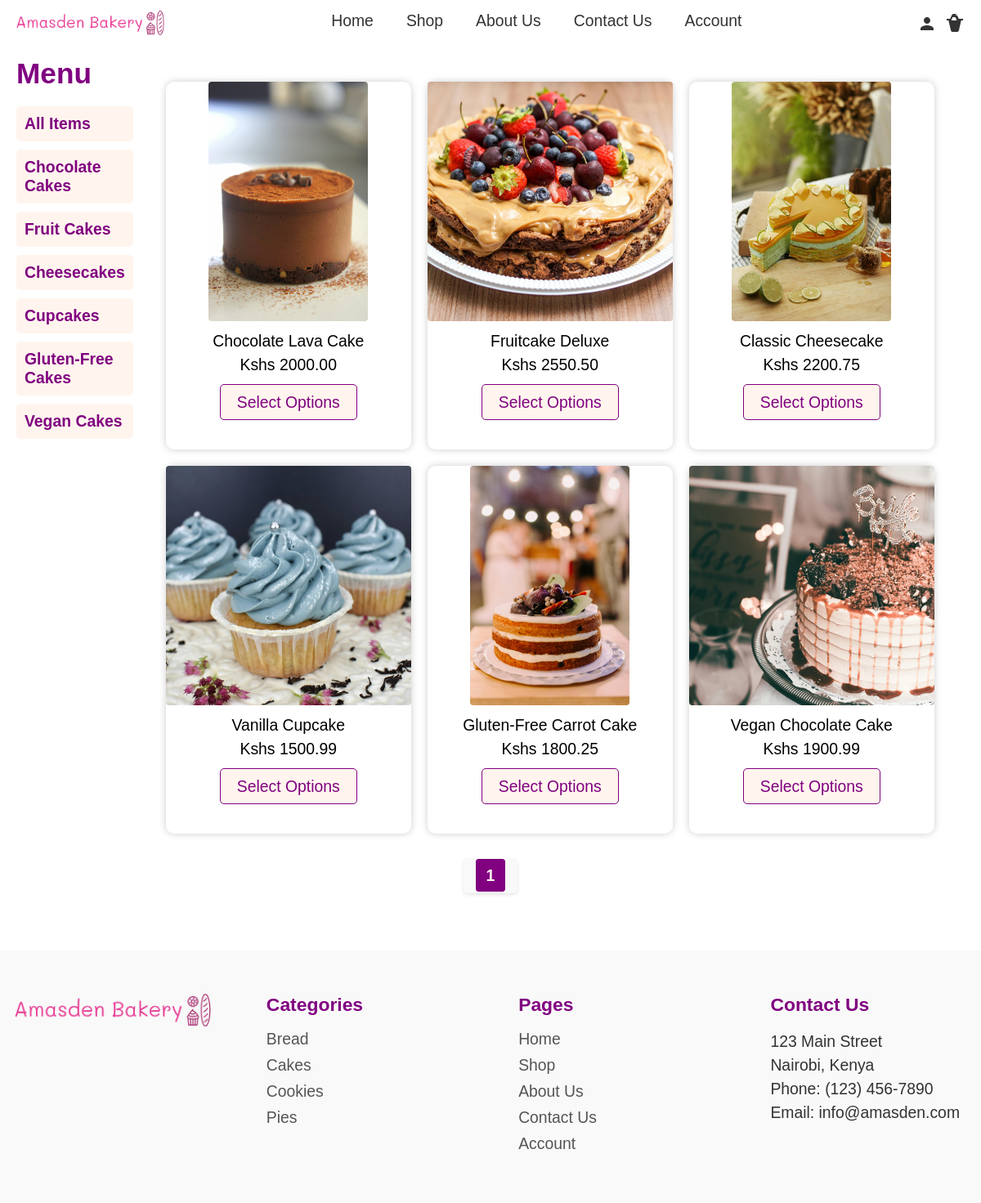
Screenshot of /products/ with the database file from the repository.
### bakery/models.py (models this page shows, shortened)
class Category(models.Model):
    name = models.CharField(max_length=100, default='none')
    slug = models.SlugField(unique=True, blank=True)

class BakeryItem(models.Model):
    name = models.CharField(max_length=100, unique=True)
    description = models.TextField()
    price = models.DecimalField(max_digits=6, decimal_places=2)
    image = models.ImageField(upload_to='bakery_images/')
    available = models.BooleanField(default=True)
    slug = models.SlugField(unique=True, blank=True)
    category = models.ForeignKey(Category, on_delete=models.CASCADE, related_name='items', null=True, blank=True)
    ingredients = models.TextField(blank=True)
    sales = models.IntegerField(default=0)
    def get_price_with_currency(self):
        return f"Kshs {self.price:.2f}"

### bakery/views.py (the view)
# urls.py: path('products/', views.products, name='products'),
def products(request):
    categories = Category.objects.all()
    category_slug = request.GET.get('category')
    if category_slug:
        category = Category.objects.get(slug=category_slug)
        items = BakeryItem.objects.filter(category=category)
    else:
        items = BakeryItem.objects.all()
    paginator = Paginator(items, 10)  # Show 10 products per page
    page_number = request.GET.get('page')
    page_obj = paginator.get_page(page_number)
    context = {
        'categories': categories,
        'page_obj': page_obj,
    }
    return render(request, 'bakery/products.html', context)

### bakery/templates/bakery/products.html (shortened to what this page needs)
{% load static %}
{% include "bakery/header.html" %}
<div class="products-container">
  <aside class="products_aside">
    <nav>
      <h2>Menu</h2>
      <ul>
        <li>
          <a href="{% url 'products' %}">All Items</a>
        </li>
        {% for category in categories %}
        <li>
          <a href="?category={{ category.slug }}">{{ category.name }}</a>
        </li>
        {% endfor %}
      </ul>
    </nav>
  </aside>
  <div class="items-container2">
    {% for item in page_obj %}
    <div class="item">
      <div class="image-container">
        <img src="{{ item.image.url }}" alt="Image 1">
      </div>
      <div class="description">
        <p>{{ item.name }}</p>
        <p>{{ item.get_price_with_currency }}</p>
      </div>
      <div class="btnopt">
        <a href="{% url 'cake_template' slug=item.slug %}" class="btn1">Select Options</a>
      </div>
    </div>
    {% endfor %}
  </div>
</div>
<div class="pagination-container">
  <div class="pagination">
    {% for num in page_obj.paginator.page_range %}
      {% if page_obj.number == num %}
        <span class="current-page">{{ num }}</span>
      {% else %}
        <a href="?page={{ num }}{% if category_slug %}&category={{ category_slug }}{% endif %}">{{ num }}</a>
      {% endif %}
    {% endfor %}
  </div>
</div>
{% include "bakery/footer.html" %}

### bakery/templates/bakery/header.html (shortened to what this page needs)
{% load static %}
<!DOCTYPE html>
<html lang="en" dir="ltr">
  <head>
    <link rel="stylesheet" href="{% static 'css/master.css' %}">
    <link rel="stylesheet" href="{% static 'css/user_dashboard.css' %}">
    <link rel="stylesheet" href="{% static 'css/admin_dashboard.css' %}">
    <link rel="stylesheet" href="{% static 'css/cart.css' %}">
  </head>
  <body>
    <nav class="navbar">
      <div class="navbar-brand">
        <a href="{% url 'home' %}"><img src="{% static 'images/logo.png' %}" alt="Logo"></a>
      </div>
      <div class="collapse navbar-collapse" id="navbarNav">
        <ul class="navbar-nav">
          <li class="nav-item">
            <a class="nav-link" href="{% url 'home' %}">Home</a>
          </li>
          <li class="nav-item">
            <a class="nav-link" href="{% url 'products' %}">Shop</a>
          </li>
          <li class="nav-item">
            <a class="nav-link" href="{% url 'about' %}">About Us</a>
          </li>
          <li class="nav-item">
            <a class="nav-link" href="{% url 'contact' %}">Contact Us</a>
          </li>
          {% if user.is_authenticated %}
            <li class="nav-item">
              {% if user.is_superuser %}
                <a class="nav-link" href="{% url 'admin_dashboard:add_bakery_item' %}">Admin Dashboard</a>
              {% elif user.is_staff %}
                <a class="nav-link" href="{% url 'staff_dashboard:manage_orders' %}">Staff Dashboard</a>
              {% else %}
                <a class="nav-link" href="{% url 'user_dashboard:account_details' %}">Account</a>
              {% endif %}
            </li>
          {% else %}
            <li class="nav-item">
              <a class="nav-link" href="{% url 'login' %}">Account</a>
            </li>
          {% endif %}
        </ul>
      </div>
      <div class="navbar-icons">
        <a href="{% url 'login' %}">
          <svg xmlns="http://www.w3.org/2000/svg" width="24" height="24" viewBox="0 0 24 24">
            <path d="M12 13C14.21 13 16 11.21 16 9S14.21 5 12 5 8 6.79 8 9s1.79 4 4 4zM12 15C9.33 15 4 16.33 4 19v2h16v-2c0-2.67-5.33-4-8-4z" />
          </svg>
        </a>
        <a href="{% url 'cart:view_cart' %}">
        </a>
      </div>
    </nav>
  </body>
</html>

### bakery/templates/bakery/footer.html
{% load static %}
<footer>
  <div class="footer-column">
    <img src="{% static 'images/logo.png' %}" alt="Bakery Logo">
  </div>
  <div class="footer-column">
    <h3>Categories</h3>
    <ul>
      <li><a href="#">Bread</a></li>
      <li><a href="#">Cakes</a></li>
      <li><a href="#">Cookies</a></li>
      <li><a href="#">Pies</a></li>
    </ul>
  </div>
  <div class="footer-column">
    <h3>Pages</h3>
    <ul>
      <li>
        <a href="{% url 'home' %}">Home</a>
      </li>
      <li>
        <a href="{% url 'products' %}">Shop</a>
      </li>
      <li>
        <a href="{% url 'about' %}">About Us</a>
      </li>
      <li>
        <a href="{% url 'contact' %}">Contact Us</a>
      </li>
      <li>
        <a href="{% url 'account' %}">Account</a>
      </li>
    </ul>
  </div>
  <div class="footer-column">
    <h3>Contact Us</h3>
    <p>123 Main Street<br>
    Nairobi, Kenya<br>
    Phone: (123) 456-7890<br>
    Email: info@amasden.com</p>
</footer>
  </body>
</html>

### bakery/static/css/master.css (style rules this page uses)
* { margin: 0; padding: 0; box-sizing: border-box; font-family: Arial, sans-serif; font-size: 1.1rem; }
body { margin-top: 50px; display: flex; flex-direction: column; align-items: center; justify-content: center; width: 100%; }
h2 { font-size: 2rem; color: purple; }
h3 { font-size: 1.3rem; color: purple; }
p { line-height: 1.5; }
.btn1 { border-radius: 5px; border: none; background-color: seashell; color: purple; padding: 10px 20px; cursor: pointer; transition: background-color 0.3s ease-in-out; border: solid 1px purple; text-decoration: none; }
.btnopt { margin-top: 20px; }
.navbar { display: flex; justify-content: space-between; align-items: center; background-color: #fff; padding: 30px 20px 20px 20px; position: fixed; top: 0; left: 0; width: 100%; height: 50px; z-index: 999; }
.navbar-brand { display: flex; align-items: center; }
.navbar-brand img { height: 30px; margin-right: auto; }
.navbar-nav { display: flex; list-style: none; align-items: center; margin-bottom: 10px; padding: 0; }
.nav-link { padding: 10px; font-weight: 500; color: #333; text-decoration: none; transition: color 0.2s ease-in-out, background-color 0.2s ease-in-out; }
.navbar-icons { display: flex; align-items: center; }
.navbar-icons svg { width: 24px; height: 24px; margin-left: 10px; fill: #333; }
.nav-item { padding: 10px; }
.item { background-color: white; box-shadow: 0px 0px 10px rgba(0, 0, 0, 0.2); border-radius: 10px; box-sizing: border-box; margin: 10px; padding: 0; min-width: 300px; max-width: 300px; height: 450px; display: flex; flex-direction: column; align-items: center; transition: transform 0.5s; }
.image-container { height: 65%; }
.item .image-container { margin-bottom: 10px; overflow: hidden; }
.item .image-container img { width: 100%; height: 100%; object-fit: cover; border-radius: 4px; }
.item .description { text-align: center; }
.description { text-align: center; }
footer { display: flex; flex-wrap: wrap; justify-content: space-between; background-color: #f9f9f9; padding: 2rem 0 ; font-family: Arial, sans-serif; color: #333; margin-top: 50px; z-index: 999; }
.footer-column { width: 20%; margin: 0 1rem; padding: 1rem 0; }
.footer-column h3 { margin-bottom: 1rem; }
.footer-column ul { list-style: none; padding: 0; margin: 0; }
.footer-column li { margin-bottom: 0.5rem; }
.footer-column li a { text-decoration: none; color: #555; padding: 0; transition: color 0.2s ease-in-out, background-color 0.2s ease-in-out, padding 0.2s ease-in-out; }
footer img { max-width: 100%; height: auto; }
.products-container { display: flex; flex-direction: row; width: 100%; justify-content: space-between; align-items: flex-start; }
.products_aside { position: relative; top: 0; width: 20%; padding: 20px; border-radius: 5px; margin-right: 10px; height: fit-content; }
.items-container2 { flex-grow: 1; margin-top: 20px; padding-top: 20px; display: flex; flex-wrap: wrap; }
.products_aside h2 { margin-bottom: 20px; }
.products_aside nav ul { list-style: none; margin: 0; padding: 0; }
.products_aside nav li { margin-bottom: 10px; }
.products_aside nav a { display: block; padding: 10px; background-color: seashell; color: purple; text-decoration: none; font-weight: bold; border-radius: 5px; }
.pagination-container { text-align: center; margin: 20px 0; }
.pagination { display: inline-block; padding: 10px; background-color: #f9f9f9; border-radius: 5px; box-shadow: 0 2px 4px rgba(0, 0, 0, 0.1); }
.pagination .current-page { font-weight: bold; margin: 0 5px; padding: 8px 12px; color: seashell; background-color: purple; border: 1px solid purple; border-radius: 4px; }

### rows the page displays
Category: name "Chocolate Cakes"
Category: name "Fruit Cakes"
Category: name "Cheesecakes"
Category: name "Cupcakes"
Category: name "Gluten-Free Cakes"
Category: name "Vegan Cakes"
BakeryItem: image (picture), name "Chocolate Lava Cake", get_price_with_currency "Kshs 2000.00"
BakeryItem: image (picture), name "Fruitcake Deluxe", get_price_with_currency "Kshs 2550.50"
BakeryItem: image (picture), name "Classic Cheesecake", get_price_with_currency "Kshs 2200.75"
BakeryItem: image (picture), name "Vanilla Cupcake", get_price_with_currency "Kshs 1500.99"
BakeryItem: image (picture), name "Gluten-Free Carrot Cake", get_price_with_currency "Kshs 1800.25"
BakeryItem: image (picture), name "Vegan Chocolate Cake", get_price_with_currency "Kshs 1900.99"

### other values shown
{{ num }} "1"
